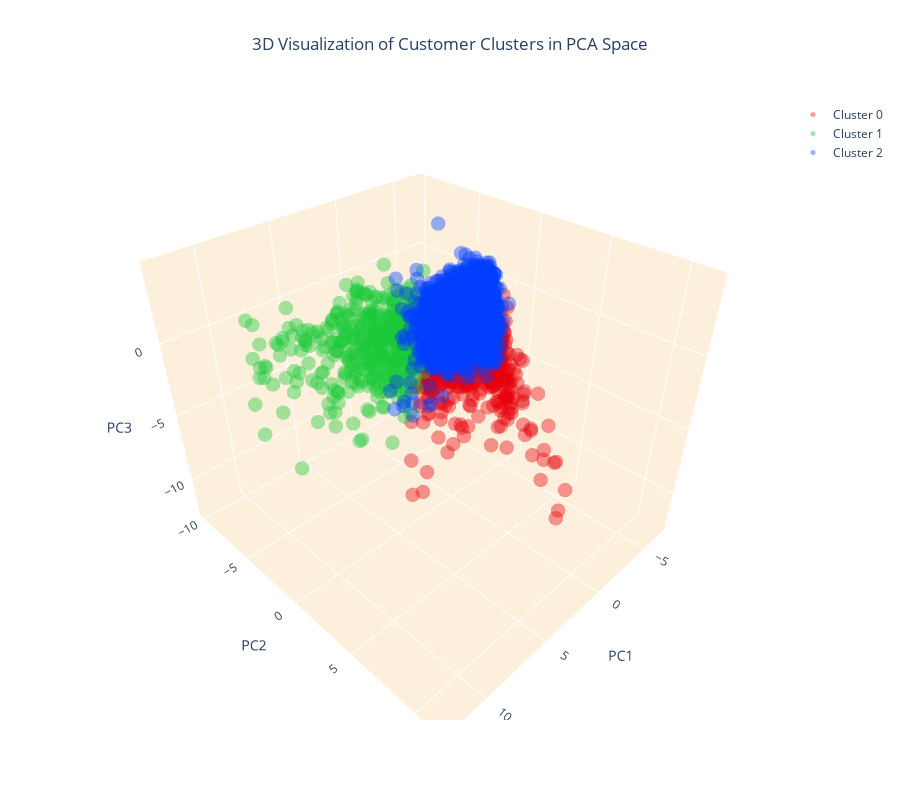

Notebook cell for this chart:
### Code cell
# Create separate data frames for each cluster
cluster_0 = customer_data_pca[customer_data_pca['cluster'] == 0]
cluster_1 = customer_data_pca[customer_data_pca['cluster'] == 1]
cluster_2 = customer_data_pca[customer_data_pca['cluster'] == 2]

# Create a 3D scatter plot
fig = go.Figure()

# Add data points for each cluster separately and specify the color
fig.add_trace(go.Scatter3d(x=cluster_0['PC1'], y=cluster_0['PC2'], z=cluster_0['PC3'], 
                           mode='markers', marker=dict(color=colors[0], size=5, opacity=0.4), name='Cluster 0'))
fig.add_trace(go.Scatter3d(x=cluster_1['PC1'], y=cluster_1['PC2'], z=cluster_1['PC3'], 
                           mode='markers', marker=dict(color=colors[1], size=5, opacity=0.4), name='Cluster 1'))
fig.add_trace(go.Scatter3d(x=cluster_2['PC1'], y=cluster_2['PC2'], z=cluster_2['PC3'], 
                           mode='markers', marker=dict(color=colors[2], size=5, opacity=0.4), name='Cluster 2'))

# Set the title and layout details
fig.update_layout(
    title=dict(text='3D Visualization of Customer Clusters in PCA Space', x=0.5),
    scene=dict(
        xaxis=dict(backgroundcolor="#fcf0dc", gridcolor='white', title='PC1'),
        yaxis=dict(backgroundcolor="#fcf0dc", gridcolor='white', title='PC2'),
        zaxis=dict(backgroundcolor="#fcf0dc", gridcolor='white', title='PC3'),
    ),
    width=900,
    height=800
)

# Show the plot
fig.show()

### Figure 1 — Plotly figure (JSON) as saved in the notebook; plotly's stock layout.template omitted (floating-point values rounded to 4 significant figures; data arrays with more than 128 entries replaced by an {"elided": "..."} marker saying what was removed)
{"data": [{"marker": {"color": "#e8000b", "opacity": 0.4, "size": 5}, "mode": "markers", "name": "Cluster 0", "type": "scatter3d", "x": {"elided": "700 float values"}, "y": {"elided": "700 float values"}, "z": {"elided": "700 float values"}}, {"marker": {"color": "#1ac938", "opacity": 0.4, "size": 5}, "mode": "markers", "name": "Cluster 1", "type": "scatter3d", "x": {"elided": "511 float values"}, "y": {"elided": "511 float values"}, "z": {"elided": "511 float values"}}, {"marker": {"color": "#023eff", "opacity": 0.4, "size": 5}, "mode": "markers", "name": "Cluster 2", "type": "scatter3d", "x": {"elided": "2864 float values"}, "y": {"elided": "2864 float values"}, "z": {"elided": "2864 float values"}}], "layout": {"height": 800, "scene": {"xaxis": {"backgroundcolor": "#fcf0dc", "gridcolor": "white", "title": {"text": "PC1"}}, "yaxis": {"backgroundcolor": "#fcf0dc", "gridcolor": "white", "title": {"text": "PC2"}}, "zaxis": {"backgroundcolor": "#fcf0dc", "gridcolor": "white", "title": {"text": "PC3"}}}, "title": {"text": "3D Visualization of Customer Clusters in PCA Space", "x": 0.5}, "width": 900}}
